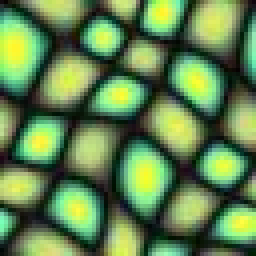
#> input picture ASSN-5/tex_sample.png, 64 x 64 px (shown 4 times larger)
$ python image_compression.py ../ASSN-5/tex_sample.png out.png ../ASSN-5/tex_sample.png ../ASSN-5/tex_sample.png   (Python 2 division)
#> lines starting #> are read from the running program, lines starting #| are printed output that depends on the picture
#> further down, img is the input picture: shape (64, 64, 3); mean B, G, R 79.3, 132.3, 98.5
import sys
import os
import numpy as np
import cv2
import scipy
from scipy.stats import norm
from scipy.signal import convolve2d
import math

'''split rgb image to its channels'''
def split_rgb(image):
  red = None
  green = None
  blue = None
  (blue, green, red) = cv2.split(image)
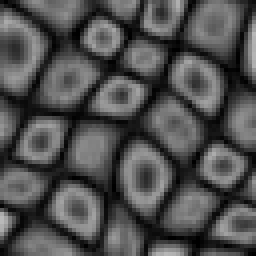
#> blue: shape (64, 64) (shown 4 times larger); min 0, max 185, mean 79.3
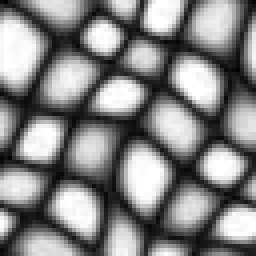
#> green: shape (64, 64) (shown 4 times larger); min 2, max 255, mean 132.3
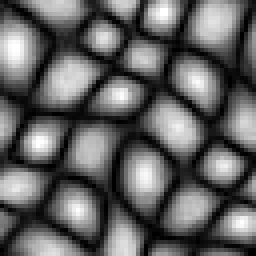
#> red: shape (64, 64) (shown 4 times larger); min 0, max 255, mean 98.5
  return red, green, blue

'''generate a 5x5 kernel'''
def generating_kernel(a):
  w_1d = np.array([0.30 - a/2.0, 0.20, a, 0.20, 0.30 - a/2.0])
  return np.outer(w_1d, w_1d)

# [6 lines left out: function ireduce, not called in this run]

def haar_transform(img,m):
    row,col = img.shape
    out1 = np.arange(row*col/4).reshape(row/2,col/2)
    out2 = np.arange(row*col/4).reshape(row/2,col/2)
    out3 = np.arange(row*col/4).reshape(row/2,col/2)
    out4 = np.arange(row*col/4).reshape(row/2,col/2)
    for x in range(row/2):
      for y in range(col/2):
        out1[x][y] = m[0][0]*img[2*x][2*y]+m[0][1]*img[2*x][2*y+1]+m[0][2]*img[2*x+1][2*y]+m[0][3]*img[2*x+1][2*y+1]
        out2[x][y] = m[1][0]*img[2*x][2*y]+m[1][1]*img[2*x][2*y+1]+m[1][2]*img[2*x+1][2*y]+m[1][3]*img[2*x+1][2*y+1]
        out3[x][y] = m[2][0]*img[2*x][2*y]+m[2][1]*img[2*x][2*y+1]+m[2][2]*img[2*x+1][2*y]+m[2][3]*img[2*x+1][2*y+1]
        out4[x][y] = m[3][0]*img[2*x][2*y]+m[3][1]*img[2*x][2*y+1]+m[3][2]*img[2*x+1][2*y]+m[3][3]*img[2*x+1][2*y+1]
    return (out1,out2,out3,out4)


'''create a gaussain pyramid of a given image'''
def haar_pyramid(image, levels,a):
#> called with levels = 5, a = array of shape (4, 4)
  output = []
  tmp1 = image
  for i in range(0,levels):
    tmp1,tmp2,tmp3,tmp4 = haar_transform(tmp1,a)
    output.append(tmp4)
    output.append(tmp2)
    output.append(tmp3)
#> this loop made 5 passes
#> (tmp1, tmp2, tmp3, tmp4) on pass 5: ([[98, 98], [97, 94]], [[10, -8], [4, 18]], [[18, 18], [0, 28]], [[40, -20], [34, 30]])
#> pass 1, in haar_pyramid, `tmp1,tmp2,tmp3,tmp4 = haar_transform(tmp1,a)`:
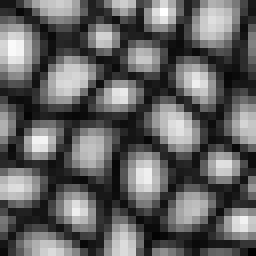
#> tmp1: shape (32, 32) int64 (shown 8 times larger); min 0, max 255, mean 98.2
#> pass 1, in haar_pyramid, `tmp1,tmp2,tmp3,tmp4 = haar_transform(tmp1,a)`:
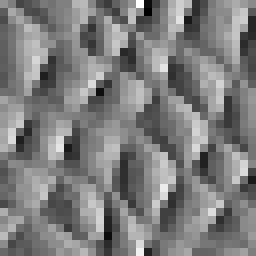
#> tmp2: shape (32, 32) int64 (shown 8 times larger); min -162, max 168, mean -0.2; drawn with min black and max white
#> pass 1, in haar_pyramid, `tmp1,tmp2,tmp3,tmp4 = haar_transform(tmp1,a)`:
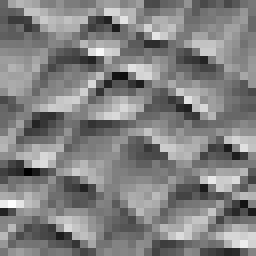
#> tmp3: shape (32, 32) int64 (shown 8 times larger); min -162, max 157, mean 0.1; drawn with min black and max white
#> pass 1, in haar_pyramid, `tmp1,tmp2,tmp3,tmp4 = haar_transform(tmp1,a)`:
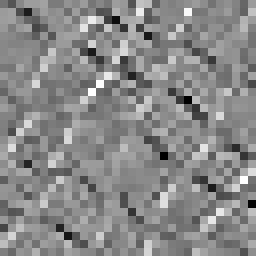
#> tmp4: shape (32, 32) int64 (shown 8 times larger); min -52, max 45, mean 0; drawn with min black and max white
#> after the loop, output = 15 items
  output.append(tmp1)
  return output

# [145 lines left out: functions inv_haar_transform, retain_image, thresholding, hard_thresholding, create_image, create_list and 6 more, not called in this run]

infile = sys.argv[1]
outfile = sys.argv[2]
binfile = sys.argv[3]
tp = sys.argv[4]
img = cv2.imread(infile)
a = np.array([[0.25, 0.25, 0.25, 0.25], [1.,-1.,1.,-1.],[1.,1.,-1.,-1.],[1.,-1.,-1.,1.]])
ainv = np.linalg.inv(a)
sout = [[[]],[[]],[[]]]
hout = []
s = split_rgb(img)
h = haar_pyramid(s[0],5,a)
#> h = 16 items
#> (the run stopped early here; a loop or call above may not have finished)
